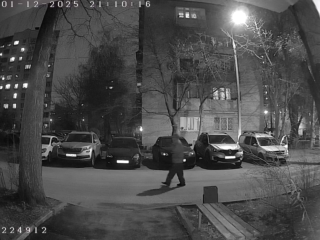
#> input picture rakurs_train/dataset_view/anchor/frame_00002.png, 320 x 240 px; its folder holds only this picture in this run
$ python make_view_dataset.py
#> lines starting #> are read from the running program, lines starting #| are printed output that depends on the picture
# make_view_dataset.py
import os
import cv2
import numpy as np
import random
from glob import glob

ANCHOR_DIR = "dataset_view/anchor"
POS_DIR = "dataset_view/positive"
NEG_DIR = "dataset_view/negative"
os.makedirs(POS_DIR, exist_ok=True)
os.makedirs(NEG_DIR, exist_ok=True)

def random_affine(img, max_dx=0.05, max_dy=0.05, max_angle=2, max_scale=0.03):
    h, w = img.shape[:2]
    # translations (fraction)
    dx = int(random.uniform(-max_dx, max_dx) * w)
    dy = int(random.uniform(-max_dy, max_dy) * h)
    angle = random.uniform(-max_angle, max_angle)
    scale = 1.0 + random.uniform(-max_scale, max_scale)
    M = cv2.getRotationMatrix2D((w/2, h/2), angle, scale)
    M[0,2] += dx
    M[1,2] += dy
    out = cv2.warpAffine(img, M, (w,h), borderMode=cv2.BORDER_REFLECT)
    return out

def random_homography(img, max_perturb=0.12):
    # perturb corners
    h, w = img.shape[:2]
    src = np.float32([[0,0],[w,0],[w,h],[0,h]])
    dst = src + np.float32([
        [random.uniform(-max_perturb, max_perturb)*w, random.uniform(-max_perturb, max_perturb)*h],
        [random.uniform(-max_perturb, max_perturb)*w, random.uniform(-max_perturb, max_perturb)*h],
        [random.uniform(-max_perturb, max_perturb)*w, random.uniform(-max_perturb, max_perturb)*h],
        [random.uniform(-max_perturb, max_perturb)*w, random.uniform(-max_perturb, max_perturb)*h],
    ])
    H, _ = cv2.findHomography(src, dst)
    out = cv2.warpPerspective(img, H, (w,h), borderMode=cv2.BORDER_REFLECT)
    return out

def make_dataset_per_anchor(path, name_prefix, pos_count=200, neg_count=200):
#> called with path = 'dataset_view/anchor/frame_00002.png', name_prefix = 'frame_00002', pos_count = 300, neg_count = 300
    img = cv2.imread(path)
#> img is the input picture: shape (240, 320, 3); mean B, G, R 75.3, 75.2, 75.3
    if img is None:
        print("Cannot read", path); return
    for i in range(pos_count):
        out = random_affine(img, max_dx=0.03, max_dy=0.03, max_angle=1.0, max_scale=0.02)
        cv2.imwrite(f"{POS_DIR}/{name_prefix}_pos_{i:04d}.jpg", out)
#> this loop made 300 passes
#> pass 1, in random_affine, `out = cv2.warpAffine(img, M, (w,h), borderMode=cv2.BORDER_REFLECT)`:
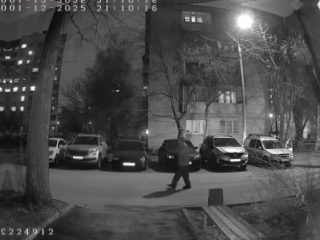
#> out: shape (240, 320, 3); mean B, G, R 74.9, 74.9, 75
#> pass 2, in random_affine (call 2), `out = cv2.warpAffine(img, M, (w,h), borderMode=cv2.BORDER_REFLECT)`:
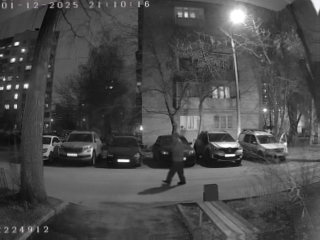
#> out: shape (240, 320, 3); mean B, G, R 75.1, 75.1, 75.1
#> pass 3, in random_affine (call 3), `out = cv2.warpAffine(img, M, (w,h), borderMode=cv2.BORDER_REFLECT)`:
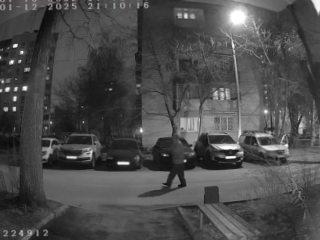
#> out: shape (240, 320, 3); mean B, G, R 75.4, 75.4, 75.4
    for i in range(neg_count):
        if random.random() < 0.6:
            out = random_homography(img, max_perturb=0.2)
        else:
            out = random_affine(img, max_dx=0.2, max_dy=0.2, max_angle=random.uniform(5,25), max_scale=random.uniform(0.05,0.4))
        cv2.imwrite(f"{NEG_DIR}/{name_prefix}_neg_{i:04d}.jpg", out)
#> this loop made 300 passes
#> pass 1, in random_affine (call 301), `out = cv2.warpAffine(img, M, (w,h), borderMode=cv2.BORDER_REFLECT)`:
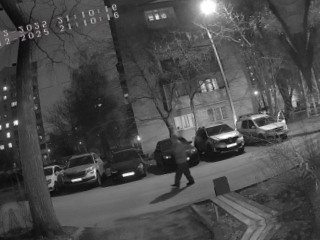
#> out: shape (240, 320, 3); mean B, G, R 75, 75, 75
#> pass 2, in random_homography, `out = cv2.warpPerspective(img, H, (w,h), borderMode=cv2.BORDER_REFLECT)`:
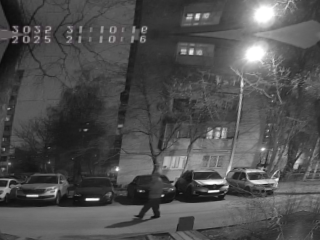
#> out: shape (240, 320, 3); mean B, G, R 79.7, 79.7, 79.8
#> pass 3, in random_homography (call 2), `out = cv2.warpPerspective(img, H, (w,h), borderMode=cv2.BORDER_REFLECT)`:
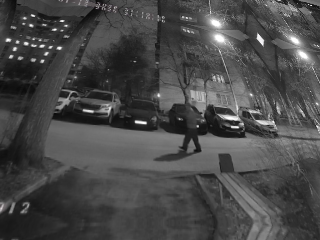
#> out: shape (240, 320, 3); mean B, G, R 72.9, 72.9, 72.9

def main():
    anchors = sorted(glob(os.path.join(ANCHOR_DIR, "*.*")))
    if not anchors:
        print("Put anchor images into", ANCHOR_DIR); return
    for a in anchors:
        name = os.path.splitext(os.path.basename(a))[0]
        print("Processing anchor:", a)
        make_dataset_per_anchor(a, name, pos_count=300, neg_count=300)
    print("Done — view dataset created.")

if __name__ == "__main__":
    main()

$ run again, on rakurs_train/dataset_view/anchor/frame_00020.png
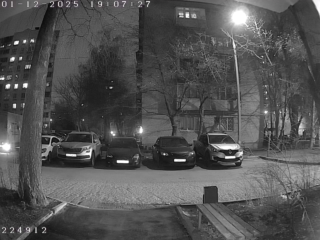
#> input picture rakurs_train/dataset_view/anchor/frame_00020.png, 320 x 240 px
#> in make_dataset_per_anchor, img is the input picture: shape (240, 320, 3); mean B, G, R 82.4, 82.3, 82.4
#> the loop in make_dataset_per_anchor, `for i in range(neg_count):` made 300 passes
#> pass 1, in random_affine (call 301), `out = cv2.warpAffine(img, M, (w,h), borderMode=cv2.BORDER_REFLECT)`:
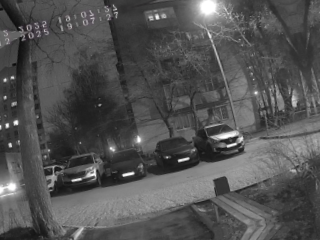
#> out: shape (240, 320, 3); mean B, G, R 82.6, 82.5, 82.6
#> pass 3, in random_homography (call 2), `out = cv2.warpPerspective(img, H, (w,h), borderMode=cv2.BORDER_REFLECT)`:
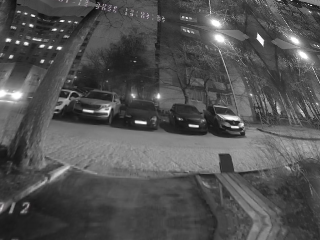
#> out: shape (240, 320, 3); mean B, G, R 82.2, 82.2, 82.2
